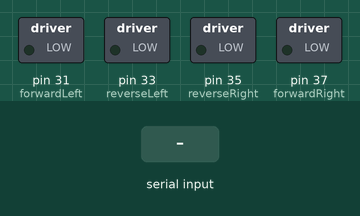
Bench run of a program on a simulated Raspberry Pi (header pin numbers). Parts: switched loads named in the program (green lamp = pin HIGH). Inputs (shaded band) come from the test bench. The clock reads 2024-03-15 10:24:30 at power-on unless the program sets it; what the program prints to the terminal is not drawn.

Above: at 1.2 s.
1.3 s: "w" typed at the terminal
At 1.6 s:
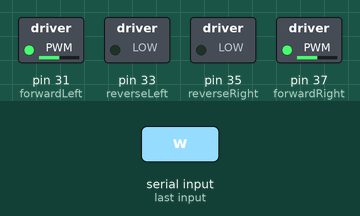
2.8 s: "s" typed at the terminal
At 3.9 s:
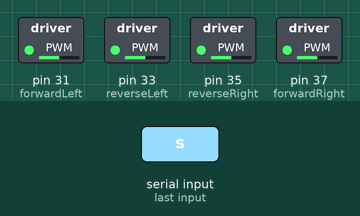
Timing chart, 0 to 5.8 s (numbered marks = the images above; inputs shaded):
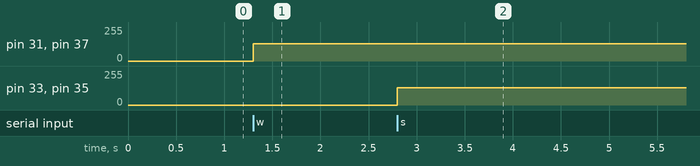

The program:

RunMotor.py
```python
import RPi.GPIO as GPIO
from datetime import datetime as dt
import sys, tty, termios, time

GPIO.setmode(GPIO.BOARD)
GPIO.setup(31, GPIO.OUT)
GPIO.setup(33, GPIO.OUT)
GPIO.setup(35, GPIO.OUT)
GPIO.setup(37, GPIO.OUT)

initial = True
state = False
starttime = dt.now()
pressed = False
speed = 50

forwardLeft = GPIO.PWM(31, 50)
reverseLeft = GPIO.PWM(33, 50)

forwardRight = GPIO.PWM(37, 50)
reverseRight = GPIO.PWM(35, 50)

def getch():
    fd = sys.stdin.fileno()
    old_settings = termios.tcgetattr(fd)
    try:
        tty.setraw(sys.stdin.fileno())
        ch = sys.stdin.read(1)
    finally:
        termios.tcsetattr(fd, termios.TCSADRAIN, old_settings)
    return ch

def TurnOff():
    forwardLeft.stop()
    reverseLeft.stop()
    forwardRight.stop()
    reverseRight.stop()

TurnOff()

print("Spreman!")

while True:
    char = getch()
    if(char == "w"):
        forwardRight.start(speed)
        forwardLeft.start(speed)
        forwardLeft.ChangeDutyCycle(speed)
        forwardRight.ChangeDutyCycle(speed)
    elif(char == "s"):
        reverseRight.start(speed)
        reverseLeft.start(speed)
        reverseLeft.ChangeDutyCycle(speed)
        reverseRight.ChangeDutyCycle(speed)
    elif(char == "d"):
        forwardRight.start(speed)
        forwardRight.ChangeDutyCycle(speed)
    elif(char == "a"):
        forwardLeft.start(speed)
        forwardLeft.ChangeDutyCycle(speed)
    elif (char == "f"):
        speed = speed - 5
        if (speed < 20):
            speed = 20
        print(speed)
    elif (char == "r"):
        speed = speed + 5
        if (speed > 100):
            speed = 100
        print(speed)
    elif(char == "x"):
        TurnOff()
        break
    else:
	TurnOff()


try:
    #RunForward(0.0001)
    #RunBackward(0.0001)
    GPIO.cleanup()

except KeyboardInterrupt:
    GPIO.cleanup()
```

Measured:
- after the input at 1.3 s, pin 31 (forwardLeft), pin 37 (forwardRight): 0/255 → 128/255 at once
- after the input at 2.8 s, pin 33 (reverseLeft), pin 35 (reverseRight): 0/255 → 128/255 at once
